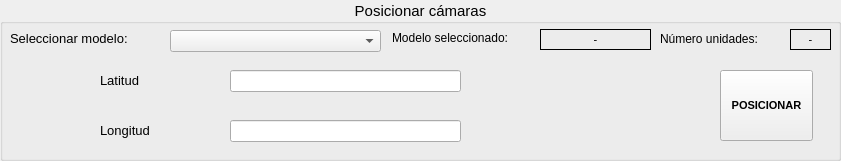
         <widget class="QGroupBox" name="group_posicionarcamarasC">
          <property name="enabled">
           <bool>true</bool>
          </property>
          <property name="geometry">
           <rect>
            <x>10</x>
            <y>10</y>
            <width>841</width>
            <height>161</height>
           </rect>
          </property>
          <property name="font">
           <font>
            <pointsize>11</pointsize>
           </font>
          </property>
          <property name="layoutDirection">
           <enum>Qt::LeftToRight</enum>
          </property>
          <property name="title">
           <string>Posicionar cámaras</string>
          </property>
          <property name="alignment">
           <set>Qt::AlignCenter</set>
          </property>
          <property name="checkable">
           <bool>false</bool>
          </property>
          <widget class="QLabel" name="lb_poslatitud_2">
           <property name="geometry">
            <rect>
             <x>100</x>
             <y>70</y>
             <width>61</width>
             <height>21</height>
            </rect>
           </property>
           <property name="font">
            <font>
             <pointsize>10</pointsize>
            </font>
           </property>
           <property name="text">
            <string>Latitud</string>
           </property>
          </widget>
          <widget class="QLabel" name="lb_poslongitud_2">
           <property name="geometry">
            <rect>
             <x>100</x>
             <y>120</y>
             <width>71</width>
             <height>21</height>
            </rect>
           </property>
           <property name="font">
            <font>
             <pointsize>10</pointsize>
            </font>
           </property>
           <property name="text">
            <string>Longitud</string>
           </property>
          </widget>
          <widget class="QLineEdit" name="ln_latitudCamaraC">
           <property name="geometry">
            <rect>
             <x>230</x>
             <y>70</y>
             <width>231</width>
             <height>22</height>
            </rect>
           </property>
           <property name="font">
            <font>
             <pointsize>9</pointsize>
            </font>
           </property>
          </widget>
          <widget class="QLineEdit" name="ln_longitudCamaraC">
           <property name="geometry">
            <rect>
             <x>230</x>
             <y>120</y>
             <width>231</width>
             <height>22</height>
            </rect>
           </property>
           <property name="font">
            <font>
             <pointsize>9</pointsize>
            </font>
           </property>
          </widget>
          <widget class="QPushButton" name="bt_posionarCamaraC">
           <property name="geometry">
            <rect>
             <x>720</x>
             <y>70</y>
             <width>93</width>
             <height>71</height>
            </rect>
           </property>
           <property name="font">
            <font>
             <pointsize>8</pointsize>
             <weight>75</weight>
             <italic>false</italic>
             <bold>true</bold>
             <underline>false</underline>
             <strikeout>false</strikeout>
             <kerning>false</kerning>
            </font>
           </property>
           <property name="text">
            <string>POSICIONAR</string>
           </property>
          </widget>
          <widget class="QLabel" name="label_6">
           <property name="geometry">
            <rect>
             <x>392</x>
             <y>30</y>
             <width>141</width>
             <height>16</height>
            </rect>
           </property>
           <property name="font">
            <font>
             <pointsize>9</pointsize>
            </font>
           </property>
           <property name="text">
            <string>Modelo seleccionado:</string>
           </property>
          </widget>
          <widget class="QLabel" name="lb_modeloseleccionadoC">
           <property name="geometry">
            <rect>
             <x>540</x>
             <y>29</y>
             <width>111</width>
             <height>21</height>
            </rect>
           </property>
           <property name="font">
            <font>
             <pointsize>8</pointsize>
            </font>
           </property>
           <property name="frameShape">
            <enum>QFrame::Box</enum>
           </property>
           <property name="text">
            <string>-</string>
           </property>
           <property name="alignment">
            <set>Qt::AlignCenter</set>
           </property>
          </widget>
          <widget class="QLabel" name="label_3">
           <property name="geometry">
            <rect>
             <x>10</x>
             <y>30</y>
             <width>161</width>
             <height>16</height>
            </rect>
           </property>
           <property name="font">
            <font>
             <pointsize>10</pointsize>
            </font>
           </property>
           <property name="text">
            <string>Seleccionar modelo:</string>
           </property>
          </widget>
          <widget class="QComboBox" name="cb_selecModeloPosicionarC">
           <property name="geometry">
            <rect>
             <x>170</x>
             <y>30</y>
             <width>211</width>
             <height>22</height>
            </rect>
           </property>
           <property name="font">
            <font>
             <pointsize>8</pointsize>
            </font>
           </property>
          </widget>
          <widget class="QLabel" name="label_66">
           <property name="geometry">
            <rect>
             <x>660</x>
             <y>29</y>
             <width>121</width>
             <height>20</height>
            </rect>
           </property>
           <property name="font">
            <font>
             <pointsize>9</pointsize>
            </font>
           </property>
           <property name="text">
            <string>Número unidades:</string>
           </property>
          </widget>
          <widget class="QLabel" name="lb_numeroUnidadesC">
           <property name="geometry">
            <rect>
             <x>790</x>
             <y>29</y>
             <width>41</width>
             <height>21</height>
            </rect>
           </property>
           <property name="font">
            <font>
             <pointsize>8</pointsize>
            </font>
           </property>
           <property name="frameShape">
            <enum>QFrame::Box</enum>
           </property>
           <property name="text">
            <string>-</string>
           </property>
           <property name="alignment">
            <set>Qt::AlignCenter</set>
           </property>
          </widget>
         </widget>
